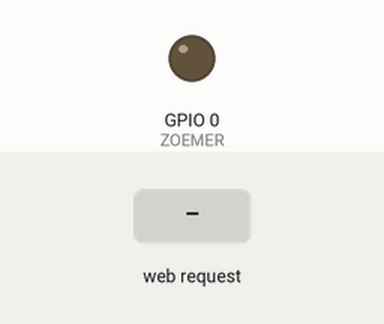
Simulated run of this sketch. Board: ESP8266 (NodeMCU). On the bench: output pins drawn as LEDs (lit = HIGH). The inputs (shaded band) are chosen by the test bench. WiFi joins after 1.5 s; servers stay silent unless stated; what the sketch prints to the serial monitor is not drawn.

Above: at 2.8 s.
2.9 s: HTTP request GET /bel received
At 6.2 s:
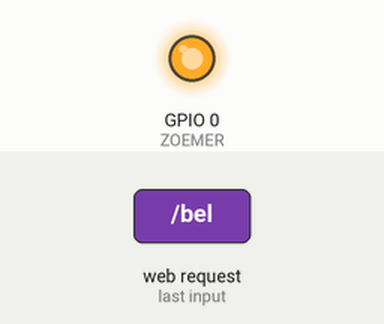
Timing chart, 0 to 8.2 s (numbered marks = the images above; inputs shaded):
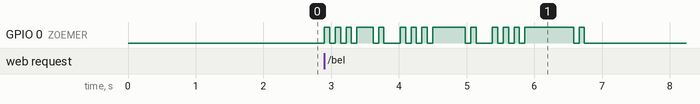

The sketch:

16_zoemerclient.ino
```cpp
// Zoemer (183)
#include <ESP8266WiFi.h>
#include <WiFiClient.h>
#include <ESP8266WebServer.h>
#include "LedControlMS.h"

#define BELSSID "WifiISSD"
#define PASSWORD "WifiWachtwoord"
#define IPADRES 183
#define ZOEMER 0 // Zit met GND aan D0 en + aan Vin
#define DOT 80

// Zomer:
#define AAN HIGH
#define UIT LOW

ESP8266WebServer BelWebserver(80);

void setup() {
	pinMode(ZOEMER,OUTPUT);
	digitalWrite(ZOEMER,UIT);
	Serial.begin(115200);
 delay(100);

	WiFi.config(IPAddress(192,168,0,IPADRES), IPAddress(192,168,0,1), IPAddress(255,255,255,0));
	WiFi.begin(BELSSID, PASSWORD);
	while (WiFi.status() != WL_CONNECTED) {
  delay(500);
  Serial.print(".");
 }

	BelWebserver.on("/", handleRoot);
	BelWebserver.on("/bel", handleBel);
	BelWebserver.begin();
	Serial.println("Webserver gestart");
	Serial.print("IP-adres: ");
 Serial.println(WiFi.localIP());
}

long t=millis();
void loop() {
 BelWebserver.handleClient();
}

void handleRoot() {
	BelWebserver.send(200, "text/html", "Bel Zoemerclient");
}

void handleBel() {
	BelWebserver.send(200, "text/plain", "BEL");
	Zoem();
}

void Zoem() {
	for(int j=0; j<3; j++) {
  for(int i=0; i<3; i++) {
   digitalWrite(ZOEMER,AAN);
   delay(DOT);
   digitalWrite(ZOEMER,UIT);
   delay(DOT);
  }

  digitalWrite(ZOEMER,AAN);
  delay(((j+1)*3)*DOT);
  digitalWrite(ZOEMER,UIT);
  delay(DOT);

  digitalWrite(ZOEMER,AAN);
  delay(DOT);
  digitalWrite(ZOEMER,UIT);
  delay(DOT);

  delay(2*DOT);
 }
 delay(5*DOT);
}
```
